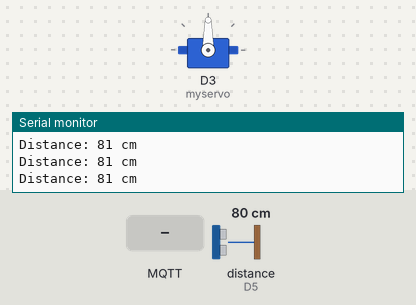
Simulated run of this sketch. Board: ESP8266 (NodeMCU). Parts: servo, the last lines printed to the serial monitor. The test bench sets the inputs (shaded band); at power-on: distance to the obstacle (sensor on D5) 80 cm. The echo pulse lasts 58.3 µs per cm; WiFi joins after 1.5 s; servers stay silent unless stated; random numbers use the default seed unless the sketch sets one; no MQTT or app messages arrive unless stated.

Above: at 2.7 s.
2.8 s: MQTT message "masuk" arrives on the first subscribed topic
At 3.6 s:
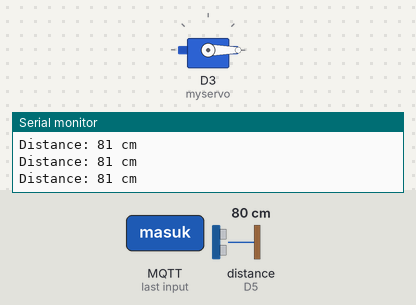
6.1 s: distance to the obstacle (sensor on D5) set to 7 cm
7.6 s: distance to the obstacle (sensor on D5) set to 4 cm
At 8.5 s:
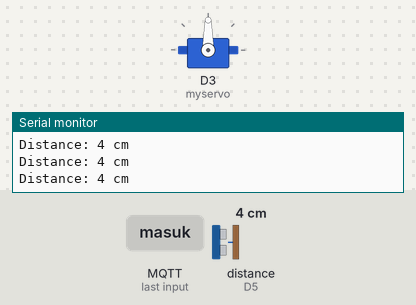
Timing chart, 0 to 10.6 s (numbered marks = the images above; inputs shaded):
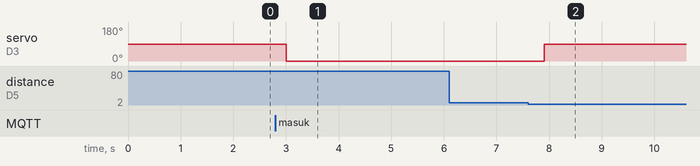

Measured:
- the behaviour switches between 6 and 5 cm on distance to the obstacle (sensor on D5) (found by bisection; images 1 and 2)
- after the input at 2.8 s, servo on D3 (myservo): 90° → 0° after 0.20 s
- after the input at 7.6 s, servo on D3 (myservo): 0° → 90° after 0.30 s

The sketch:

disabledParkingMQTT.ino
```cpp
#include <ESP8266WiFi.h>
#include <PubSubClient.h>
#include <Servo.h>
#include <NewPingESP8266.h>

const char* ssid = "5G_CPE";
const char* password = "123456789";
const char* mqtt_server = "broker.hivemq.com";

WiFiClient espClient;
PubSubClient client(espClient);
unsigned long lastMsg = 0;
#define MSG_BUFFER_SIZE  (50)
char msg[MSG_BUFFER_SIZE];
int value = 0;
bool statservo;
bool statcar;
Servo myservo;

#define TRIGGER_PIN D6
#define ECHO_PIN D5
#define MAX_DISTANCE 300  // Maximum distance we want to measure (in centimeters)
NewPingESP8266 sonar(TRIGGER_PIN, ECHO_PIN, MAX_DISTANCE);

void setup_wifi() {

  delay(10);
  // We start by connecting to a WiFi network
  Serial.println();
  Serial.print("Connecting to ");
  Serial.println(ssid);

  WiFi.mode(WIFI_STA);
  WiFi.begin(ssid, password);

  while (WiFi.status() != WL_CONNECTED) {
    delay(500);
    Serial.print(".");
  }

  randomSeed(micros());

  Serial.println("");
  Serial.println("WiFi connected");
  Serial.println("IP address: ");
  Serial.println(WiFi.localIP());
}

void callback(String topic, byte* payload, unsigned int length) {
  String fullpayload;
  Serial.print("Message arrived [");
  Serial.print(topic);
  Serial.print("] ");
  for (int i = 0; i < length; i++) {
    Serial.print((char)payload[i]);
    fullpayload += (char)payload[i];
  }
  Serial.println();
  if (topic == "Zafri1ABC")
  {
    if (fullpayload == "masuk" && statservo == false)
    {
      myservo.write(0);
      statservo = true;
    }
  }
  if (topic == "GateZafriPark1")
  {
    if (statcar == true && fullpayload == "masuk" && statservo == false)
    {
      myservo.write(0);
      statservo = true;
    }
  }
}

void reconnect() {
  // Loop until we're reconnected
  while (!client.connected()) {
    Serial.print("Attempting MQTT connection...");
    // Create a random client ID
    String clientId = "ESP8266Client-";
    clientId += String(random(0xffff), HEX);
    // Attempt to connect
    if (client.connect(clientId.c_str())) {
      Serial.println("connected");
      // Once connected, publish an announcement...
      client.publish("outTopic", "hello world");
      client.subscribe("Zafri1ABC");
      client.subscribe("GateZafriPark1");
    } else {
      Serial.print("failed, rc=");
      Serial.print(client.state());
      Serial.println(" try again in 5 seconds");
      // Wait 5 seconds before retrying
      delay(5000);
    }
  }
}

void setup() {
  myservo.attach(D3, 500, 2400);
  myservo.write(90);
  Serial.begin(115200);
  setup_wifi();
  client.setServer(mqtt_server, 1883);
  client.setCallback(callback);
}

void loop() {
  unsigned int distance = sonar.ping_cm();

  Serial.print("Distance: ");
  Serial.print(distance);
  Serial.println(" cm");
  delay(200);
  // Check distance to control the servo and publish messages
  if (statcar == false && statservo == true && distance < 6) {
    myservo.write(90); // Open the gate
    statservo = false;
    client.publish("GateZapPark1", "masuk");
    statcar = true;
  }

  if (statcar == true && statservo == true && distance > 15)
  {
    myservo.write(90);
    statservo = false;
    statcar = false;
  }


  if (!client.connected()) {
    reconnect();
  }
  client.loop();


  unsigned long now = millis();
}
```
